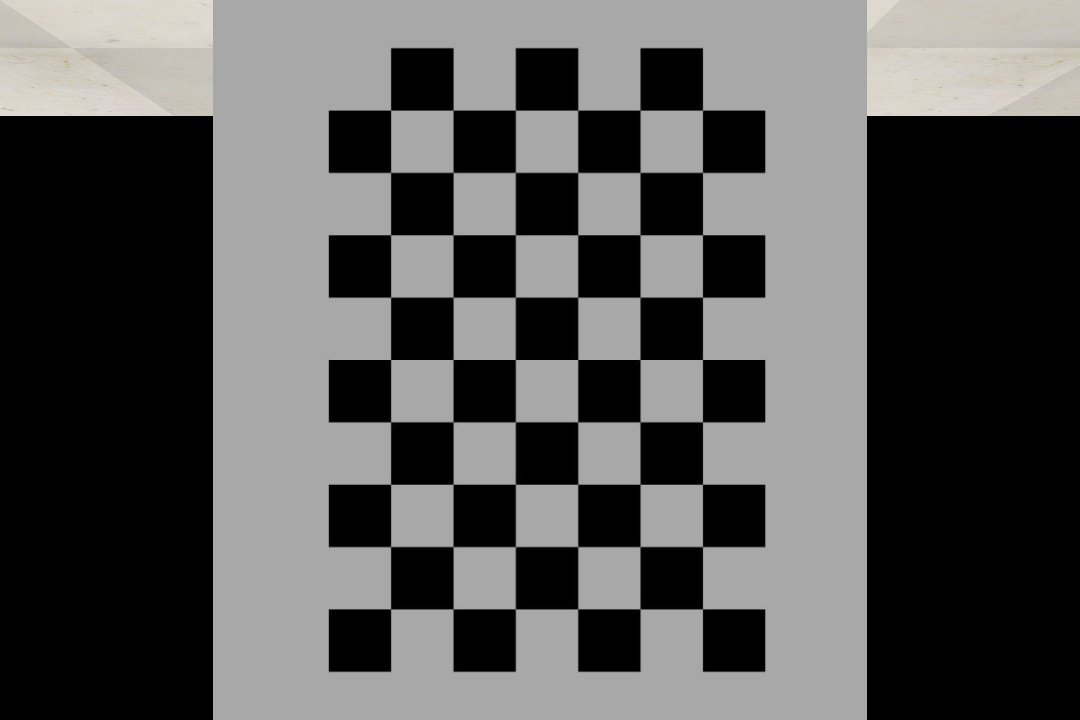
#> input picture src/resolution/scripts/pic/Image1.jpg, 1080 x 720 px; its folder holds only this picture in this run
$ python calibrate_camera.py
#> lines starting #> are read from the running program, lines starting #| are printed output that depends on the picture; after the words box and inside, x2 and y2 are one past the last pixel; in counts of white or black regions, pixels touching at a corner belong together; long printed decimals are rounded
#!/usr/bin/env python2.7
import numpy as np
import cv2 as cv
import glob
# np.set_printoptions(precision=6)
np.set_printoptions(suppress=True)
# 终止条件
criteria = (cv.TERM_CRITERIA_EPS + cv.TERM_CRITERIA_MAX_ITER, 30, 0.001)
# 准备对象点， 如 (0,0,0), (1,0,0), (2,0,0) ....,(6,5,0)
objp = np.zeros((6*9,3), np.float32)
objp[:,:2] = np.mgrid[0:9,0:6].T.reshape(-1,2)
# 用于存储所有图像的对象点和图像点的数组。
objpoints = [] # 真实世界中的3d点
imgpoints = [] # 图像中的2d点
images = glob.glob('pic/*.jpg')
for fname in images:
    img = cv.imread(fname)
#> img is the input picture: shape (720, 1080, 3); mean B, G, R 84.7, 85.3, 85.6
    gray = cv.cvtColor(img, cv.COLOR_BGR2GRAY)
    # 找到棋盘角落
    ret, corners = cv.findChessboardCorners(gray, (9,6), None)
#> ret = True; corners = 54 rows, first 8: [390.5, 609], [389.9, 547.6], [389.6, 482.5], [391.3, 420.3], [389.8, 357.8], [390.5, 297.5], [391.8, 236.3], [389.8, 173.4]
    # 如果找到，添加对象点，图像点（细化之后）
    if ret == True:
        objpoints.append(objp)
        corners2 = cv.cornerSubPix(gray,corners, (11,11), (-1,-1), criteria)
#> corners2 = 54 rows, first 8: [390.6, 608.8], [390.6, 546.6], [390.6, 484.3], [390.6, 421.9], [390.6, 359.5], [390.6, 297.2], [390.6, 234.7], [390.6, 172.4]
        imgpoints.append(corners)
        # 绘制并显示拐角
        cv.drawChessboardCorners(img, (9,6), corners2, ret)
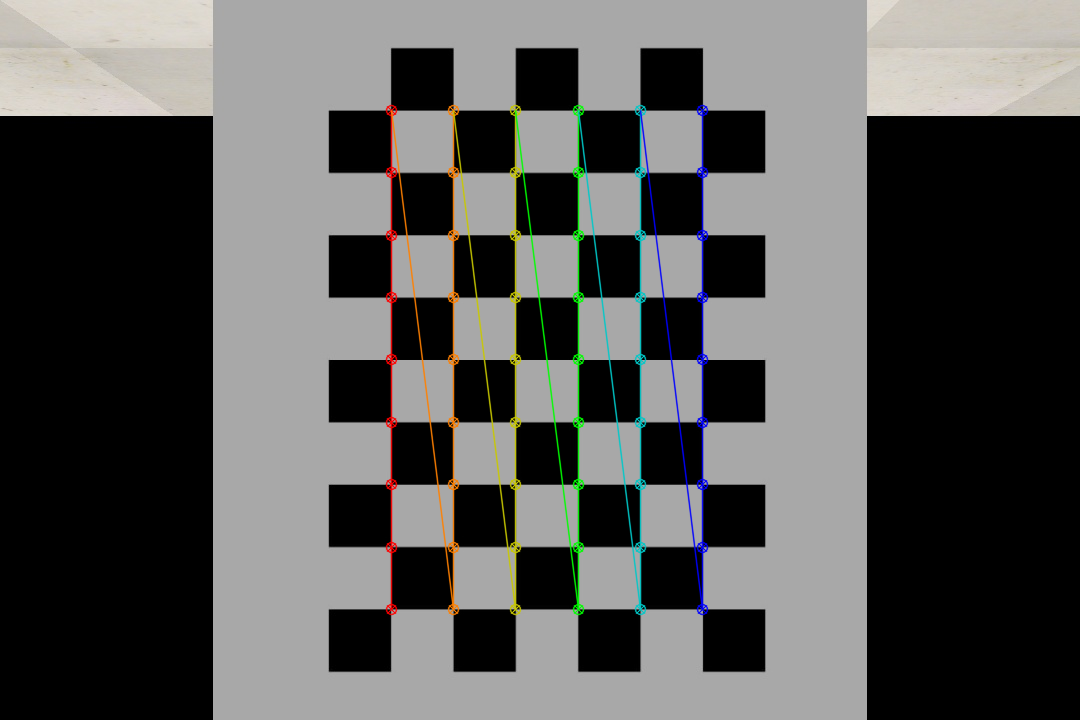
#> img: shape (720, 1080, 3); 2.67% of pixels changed, all inside (x1, y1, x2, y2) = (385, 104, 709, 616)
        cv.imshow('img', img)
        cv.waitKey(500)
cv.destroyAllWindows()
# 返回相机矩阵，失真系数，旋转和平移矢量等
ret, mtx, dist, rvecs, tvecs = cv.calibrateCamera(objpoints, imgpoints, gray.shape[::-1], None, None)
#> ret = 0.071; mtx = [[47403.8, 0, 564.6], [0, 47398.9, 341.3], [0, 0, 1]]; dist = [[-8.94, -0.000186, 0.004, -0.00503, 6.55e-09]]; rvecs = ([-0.00141, -0.000942, -1.57],); tvecs = ([-2.79, 4.29, 760],)
# print the parameters
print(ret)
#| 0.07098
print("intrinsic matrix: ", mtx)
#| intrinsic matrix:  [[47403.849     0.           564.568 ]
#|  [    0.         47398.938   341.261]
#|  [    0.             0.             1.        ]]
print ("distortion vector: ", dist)
#| distortion vector:  [[-8.941 -0.0001861  0.003996 -0.005025  1e-08]]

$ run again, on src/resolution/scripts/pic/Image12.jpg
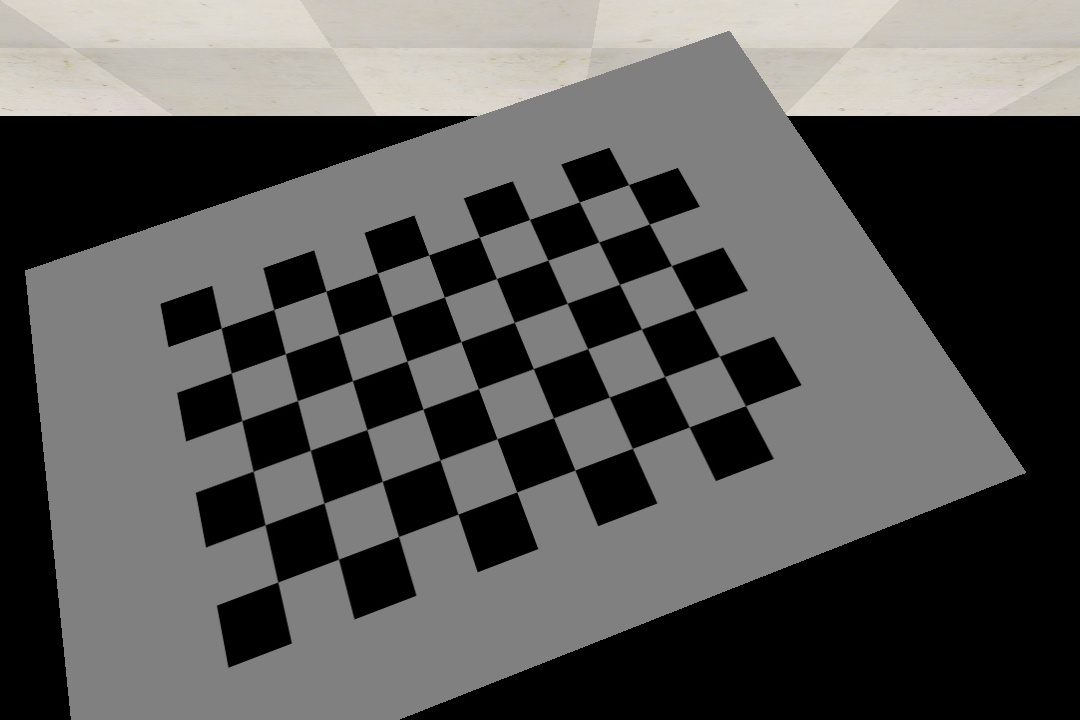
#> input picture src/resolution/scripts/pic/Image12.jpg, 1080 x 720 px
#> img is the input picture: shape (720, 1080, 3); mean B, G, R 85.4, 86.8, 87.5
#> `ret, corners = cv.findChessboardCorners(gray, (9,6), None)`: ret = True; corners = 54 rows, first 8: [221, 327.5], [272.8, 309.3], [326, 291], [377.4, 272.3], [430.6, 254.2], [478.7, 237.5], [530, 219], [579, 201.5]
#> corners2 = 54 rows, first 8: [221.2, 327.9], [273.7, 309.5], [325.9, 291.1], [377.5, 272.9], [428.7, 255], [479.4, 237.1], [529.6, 219.5], [579.3, 201.9]
#> `cv.drawChessboardCorners(img, (9,6), corners2, ret)`:
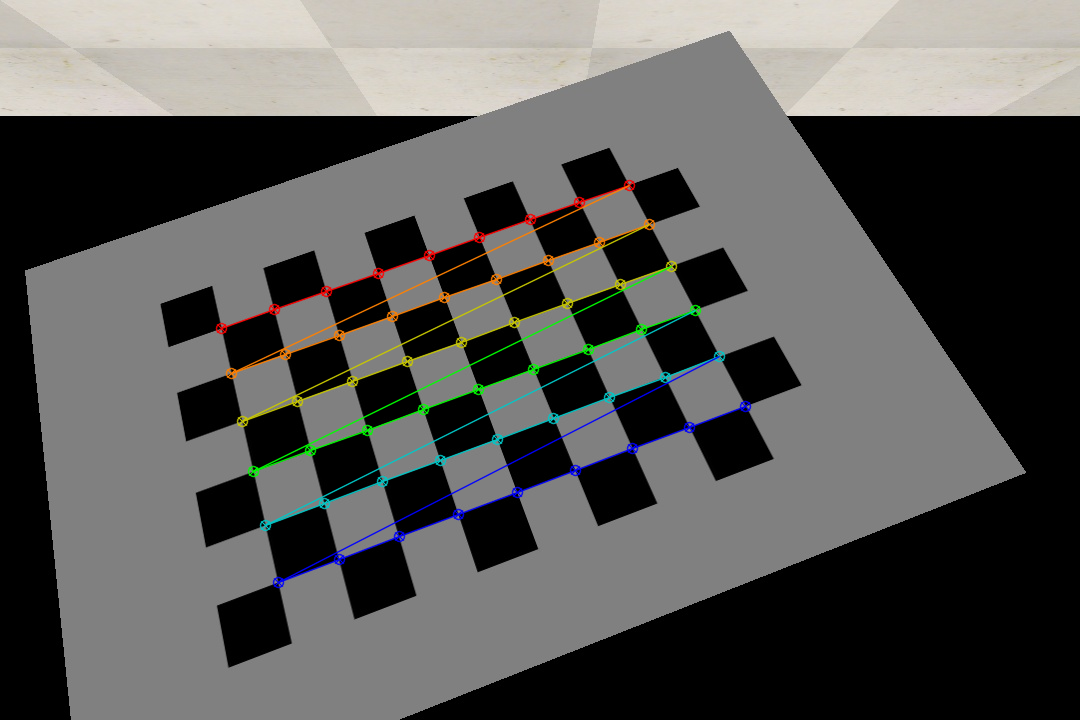
#> img: shape (720, 1080, 3); 2.37% of pixels changed, all inside (x1, y1, x2, y2) = (215, 179, 752, 589)
#> `ret, mtx, dist, rvecs, tvecs = cv.calibrateCamera(objpoints, imgpoints..`: ret = 0.0396; mtx = [[920.6, 0, 544.8], [0, 910.9, 349.5], [0, 0, 1]]; dist = [[0.0189, -0.308, -3.2e-05, -0.000244, 1.24]]; rvecs = ([-0.494, 0.00732, -0.365],); tvecs = ([-5.9, -0.396, 16.78],)
#| 0.03959
#| intrinsic matrix:  [[920.594   0.         544.814]
#|  [  0.         910.888 349.498]
#|  [  0.           0.           1.        ]]
#| distortion vector:  [[ 0.01892 -0.3076 -3.201e-05 -0.0002439  1.239]]

$ run again, on src/resolution/scripts/pic/Image13.jpg
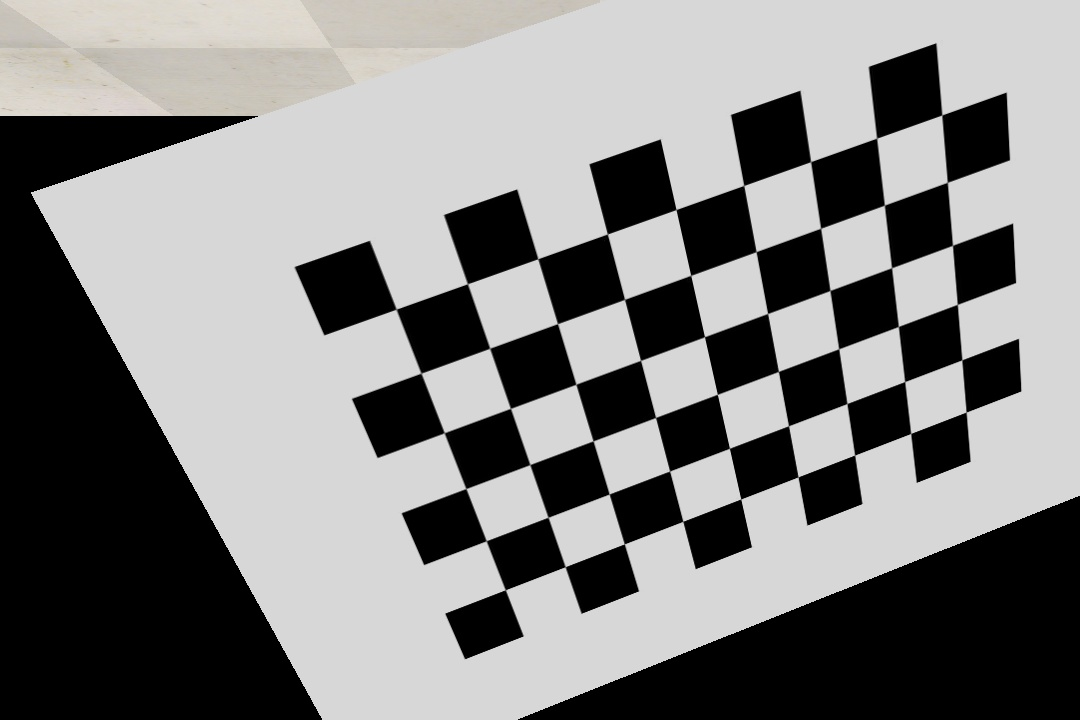
#> input picture src/resolution/scripts/pic/Image13.jpg, 1080 x 720 px
#> img is the input picture: shape (720, 1080, 3); mean B, G, R 128.6, 129.2, 129.6
#> `ret, corners = cv.findChessboardCorners(gray, (9,6), None)`: ret = True; corners = 54 rows, first 8: [396.2, 309.1], [467.5, 283.8], [537.6, 258.8], [607.5, 233.9], [676, 209.5], [743.7, 185.5], [810.6, 161.6], [876.7, 138.1]
#> corners2 = 54 rows, first 8: [396.2, 309.2], [467.4, 283.8], [537.8, 258.7], [607.4, 234], [676, 209.6], [743.7, 185.5], [810.6, 161.7], [876.6, 138.2]
#> `cv.drawChessboardCorners(img, (9,6), corners2, ret)`:
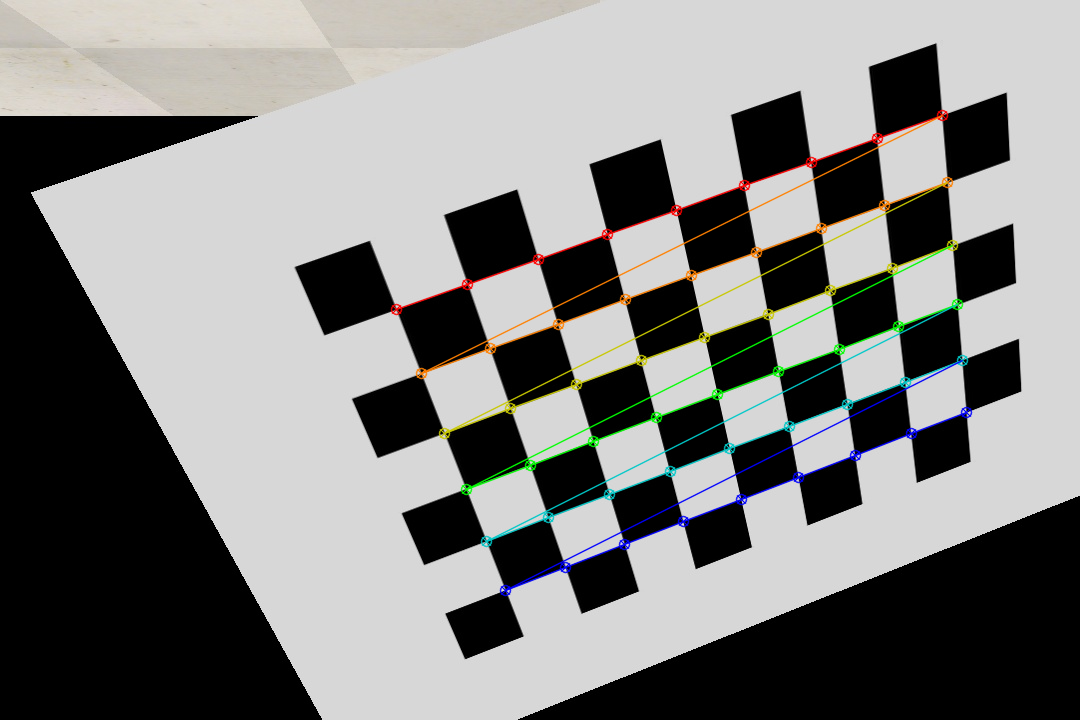
#> img: shape (720, 1080, 3); 2.66% of pixels changed, all inside (x1, y1, x2, y2) = (390, 109, 973, 597)
#> `ret, mtx, dist, rvecs, tvecs = cv.calibrateCamera(objpoints, imgpoints..`: ret = 0.0388; mtx = [[902.7, 0, 551.7], [0, 922.7, 311.6], [0, 0, 1]]; dist = [[-0.00338, -0.0124, 9.83e-05, 0.000605, 0.0563]]; rvecs = ([0.433, -0.154, -0.316],); tvecs = ([-2.07, -0.031, 11.98],)
#| 0.03878
#| intrinsic matrix:  [[902.730   0.         551.664]
#|  [  0.         922.665 311.592]
#|  [  0.           0.           1.        ]]
#| distortion vector:  [[-0.003377 -0.01238  9.834e-05  0.0006045  0.05634]]

$ run again, on src/resolution/scripts/pic/Image14.jpg
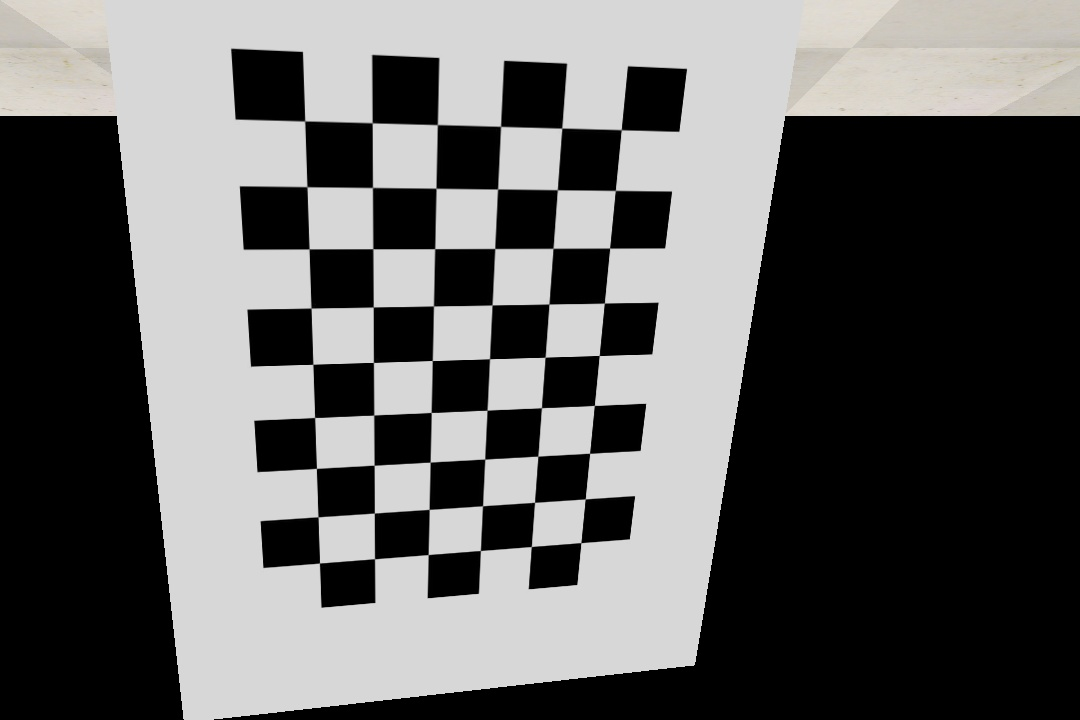
#> input picture src/resolution/scripts/pic/Image14.jpg, 1080 x 720 px
#> img is the input picture: shape (720, 1080, 3); mean B, G, R 97.3, 97.8, 98.2
#> `ret, corners = cv.findChessboardCorners(gray, (9,6), None)`: ret = True; corners = 54 rows, first 8: [621.3, 129.6], [615.4, 190.4], [609.6, 248.1], [604.4, 303], [599.2, 355.5], [594.5, 405.4], [589.5, 453.3], [585.3, 498.8]
#> corners2 = 54 rows, first 8: [621.2, 129.7], [615.3, 190.4], [609.6, 248.1], [604.3, 303.1], [599.2, 355.5], [594.3, 405.4], [589.6, 453.3], [585.2, 498.9]
#> `cv.drawChessboardCorners(img, (9,6), corners2, ret)`:
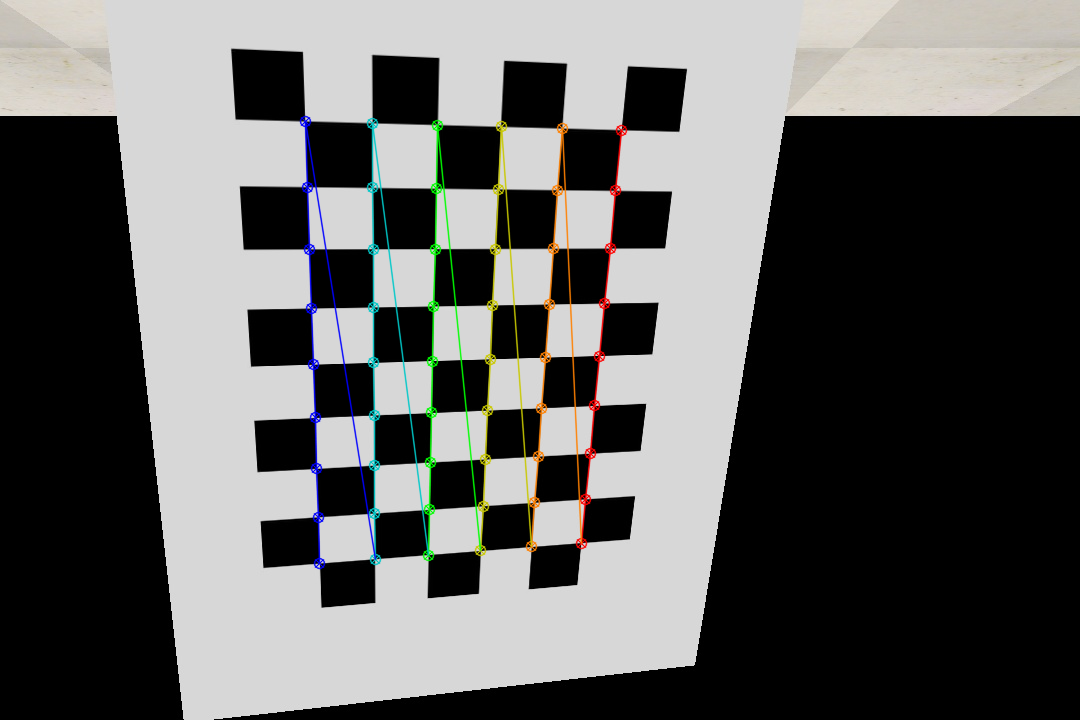
#> img: shape (720, 1080, 3); 2.37% of pixels changed, all inside (x1, y1, x2, y2) = (299, 115, 628, 570)
#> `ret, mtx, dist, rvecs, tvecs = cv.calibrateCamera(objpoints, imgpoints..`: ret = 0.0819; mtx = [[869.6, 0, 501.6], [0, 850, 366.2], [0, 0, 1]]; dist = [[-0.0286, 0.352, -4.2e-05, -0.000116, -1.38]]; rvecs = ([0.124, -0.467, 1.55],); tvecs = ([1.94, -3.92, 14.07],)
#| 0.08194
#| intrinsic matrix:  [[869.585   0.         501.638]
#|  [  0.         849.990 366.238]
#|  [  0.           0.           1.        ]]
#| distortion vector:  [[-0.02861  0.3519 -4.198e-05 -0.0001162 -1.378]]

$ run again, on src/resolution/scripts/pic/Image10.jpg
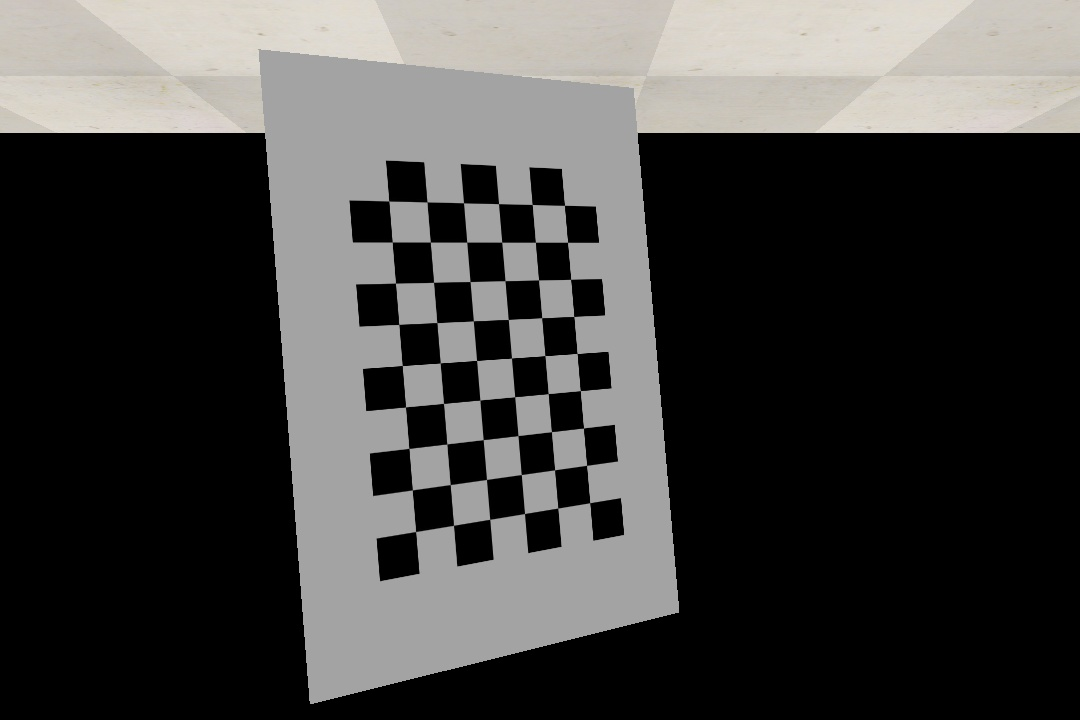
#> input picture src/resolution/scripts/pic/Image10.jpg, 1080 x 720 px
#> img is the input picture: shape (720, 1080, 3); mean B, G, R 66.2, 67.7, 68.5
#> `ret, corners = cv.findChessboardCorners(gray, (9,6), None)`: ret = True; corners = 54 rows, first 8: [414.8, 530.3], [411.5, 491.3], [409.2, 448], [404.4, 407.5], [400.1, 365.4], [399.1, 323.2], [396.5, 283.8], [392.1, 242.2]
#> corners2 = 54 rows, first 8: [415.7, 531.5], [412.2, 489.9], [408.9, 448.4], [405.6, 406.9], [402.1, 365.6], [398.9, 324.5], [395.5, 283.1], [392.1, 242]
#> `cv.drawChessboardCorners(img, (9,6), corners2, ret)`:
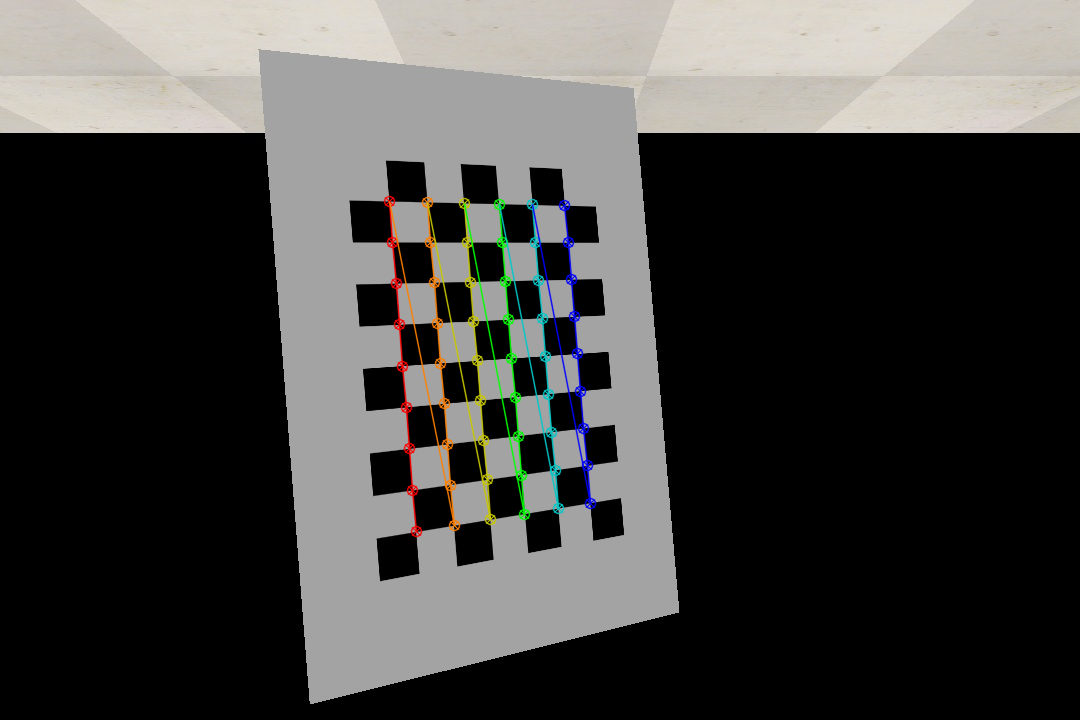
#> img: shape (720, 1080, 3); 1.85% of pixels changed, all inside (x1, y1, x2, y2) = (383, 195, 597, 538)
#> `ret, mtx, dist, rvecs, tvecs = cv.calibrateCamera(objpoints, imgpoints..`: ret = 0.0747; mtx = [[1008.6, 0, 532.4], [0, 985.3, 355.7], [0, 0, 1]]; dist = [[-0.147, 7.39, 0.00164, 0.000313, -102.8]]; rvecs = ([0.406, -0.472, -1.6],); tvecs = ([-2.74, 4.22, 23.67],)
#| 0.07467
#| intrinsic matrix:  [[1008.640    0.          532.422]
#|  [   0.          985.332  355.718]
#|  [   0.            0.            1.        ]]
#| distortion vector:  [[  -0.1468    7.388    0.001638    0.000313 -102.830]]
